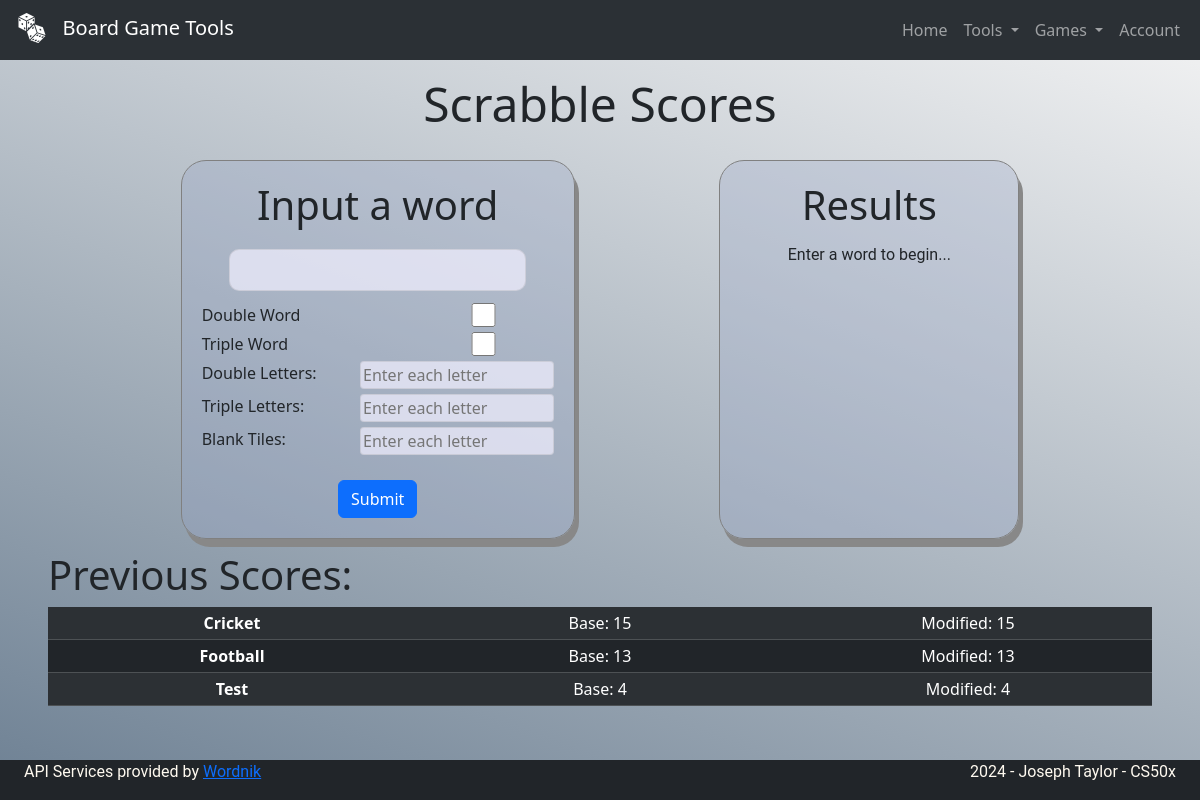
The app's page /games/scrabble (signed in) with its own data.
### tables this page shows
CREATE TABLE scrabble (id INTEGER PRIMARY KEY AUTOINCREMENT NOT NULL, user_id INTEGER NOT NULL, word TEXT, base_score INTEGER, mod_score INTEGER, FOREIGN KEY (user_id) REFERENCES users(id));

### app.py (the view)
@app.route("/games/scrabble", methods=["GET", "POST"])
def scrabble():
    if session.get("user_id") is None:
            history = None
    else:
        history = db.execute(
            "SELECT * FROM scrabble WHERE user_id = ? ORDER BY id DESC LIMIT 5", session.get("user_id")
        )
    if request.method == "POST":
        word = request.form.get("word").lower()
        if not word:
            return redirect("/games/scrabble")
        try:
            result = wordApi.getScrabbleScore(word).value
            modified_result = result
            if request.form.get("blank"):
                for i in blanks(request.form.get("blank")):
                    modified_result = modified_result - i
            if request.form.get("dbl-ltr"):
                for i in double_letter(request.form.get("dbl-ltr")):
                    modified_result = modified_result + i
            if request.form.get("trb-ltr"):
                for i in triple_letter(request.form.get("trb-ltr")):
                    modified_result = modified_result + i
            if request.form.get("dbl-wrd"):
                modified_result = double_word(modified_result)
            if request.form.get("trb-wrd"):
                modified_result = triple_word(modified_result)
        except:
            result = "Invalid Word"
            modified_result = "Invalid Word"
        if session.get("user_id") is not None:
            db_result = 0
            db_mod_result = 0
            if result != "Invalid Word":
                db_result = result
                db_mod_result = modified_result
            db.execute(
                "INSERT INTO scrabble (user_id, word, base_score, mod_score) VALUES (?,?,?,?)", session.get("user_id"), request.form.get("word").lower(), db_result, db_mod_result
            )
        return render_template("scrabble.html", word=word, result=result, score=modified_result, history=history)
    else:
        return render_template("scrabble.html", history=history)

### templates/scrabble.html (shortened to what this page needs)
{% extends "layout.html" %}
{% block main %}
<h1 class="display-5">Scrabble Scores</h1>
<div style="display:flex; justify-content: space-evenly; flex-direction: row; flex-wrap: wrap-reverse;">
    <div class="centred-input frosted">
        <div style="display:flex; flex-direction: column; justify-content: center; align-items: center;">
            <h2 class="display-6">Input a word</h2>
            <form method="post", action="/games/scrabble">
                <input class="centred-input" style="border-radius: 10px; height: 30px; width:100%; text-align: center;" type="text" name="word" required>
        </div>
        <div>
            <div style="display:flex; flex-direction: row; justify-content: space-between; padding-bottom: 5px;">
                <label for="dbl-wrd" style="text-align: right;">Double Word</label>
                <input type="checkbox" name="dbl-wrd">
            </div>
            <div style="display:flex; flex-direction: row; justify-content: space-between; padding-bottom: 5px;">
                <label for="trb-wrd">Triple Word</label>
                <input type="checkbox" name="trb-wrd">
            </div>
            <div style="display:flex; flex-direction: row; justify-content: space-between; padding-bottom: 5px;">
                <label for="dbl-ltr">Double Letters: </label>
                <input type="text" name="dbl-ltr" placeholder="Enter each letter" style="width: 55%">
            </div>
            <div style="display:flex; flex-direction: row; justify-content: space-between; padding-bottom: 5px;">
                <label for="trb-ltr">Triple Letters: </label>
                <input type="text" name="trb-ltr" placeholder="Enter each letter" style="width: 55%">
            </div>
            <div style="display:flex; flex-direction: row; justify-content: space-between; padding-bottom: 5px;">
                <label for="blank">Blank Tiles: </label>
                <input type="text" name="blank" placeholder="Enter each letter" style="width: 55%">
            </div>
        </div>
        <div class="centred-button">
            <button class="btn btn-primary">Submit</button>
        </div>
    </div>
    <div class="centred-input frosted" style="min-width: 300px; display:flex; flex-direction: column; align-items: center;">
        <h2 class="display-6">Results</h2>
        {% if not word %}
            <p style="padding-top:6px">Enter a word to begin...</p>
        {% endif %}
    </div>
</div>
<h2 class="display-6">Previous Scores:</h2>
<div>
    {% if history == None  %}
        <p> To view Scrabble score history, <a href="/register">create an account</a> or <a href="/login">log in</a></p>
    {% elif history | length == 0 %}
        <p> To view Scrabble score history, submit some words!</p>
    {% else %}
        <table class="table table-striped table-dark table-sm table-responsive">
            {% for i in range(history | length) %}
                <tr>
                    <td>
                        <strong>{{ history[i]["word"] | capitalize }}  </strong>
                    </td>
                    <td>
                        {% if history[i]["base_score"] != 0 %}
                            Base: {{ history[i]["base_score"] }}
                        {% else %}
                            <i>Invalid</i>
                        {% endif %}
                    </td>
                    <td>
                        {% if history[i]["base_score"] != 0 %}
                            Modified: {{ history[i]["mod_score"] }}
                        {% else %}
                            <i>Invalid</i>
                        {% endif %}
                    </td>
                </tr>
            {% endfor %}
        </table>
    {% endif %}
{% endblock %}
{% block footer %}
    <p>API Services provided by <a href="https://wordnik.com/">Wordnik</a></p>
{% endblock %}

### static/styles.css (style rules this page uses)
#page-container { position: relative; min-height: 100vh; background-color: whitesmoke; background-image: linear-gradient(20deg, rgb(109, 128, 147), whitesmoke); background-attachment: fixed; }
td { width: 150px; }
.centred-input { display: flex; flex-direction: column; padding: 20px; margin: 12px; justify-self: center; border: 1px solid grey ; border-radius: 25px; }
label { text-wrap: nowrap; }
input { width: 40%; }
.centred-button { display: flex; justify-content: center; margin-top: 20px; }
.display-5 { margin-bottom: 15px; text-align: center; }
p { font-family: roboto; font-size: 1em; }
table { width: 100%; text-align: center; }
.frosted { background-color: rgba(153, 165, 199, 0.3); box-shadow: 4px 8px #888888; }
.frosted input { background-color: rgba(243, 240, 255, 0.7); accent-color: rgb(243, 240, 255); border: 1px solid rgba(128, 128, 128, 0.2) ; border-radius: 4px; }
.display-5 { margin-top: 15px; }

### records on screen
scrabble: word "Cricket", base_score "15", mod_score "15"
scrabble: word "Football", base_score "13", mod_score "13"
scrabble: word "Test", base_score "4", mod_score "4"
